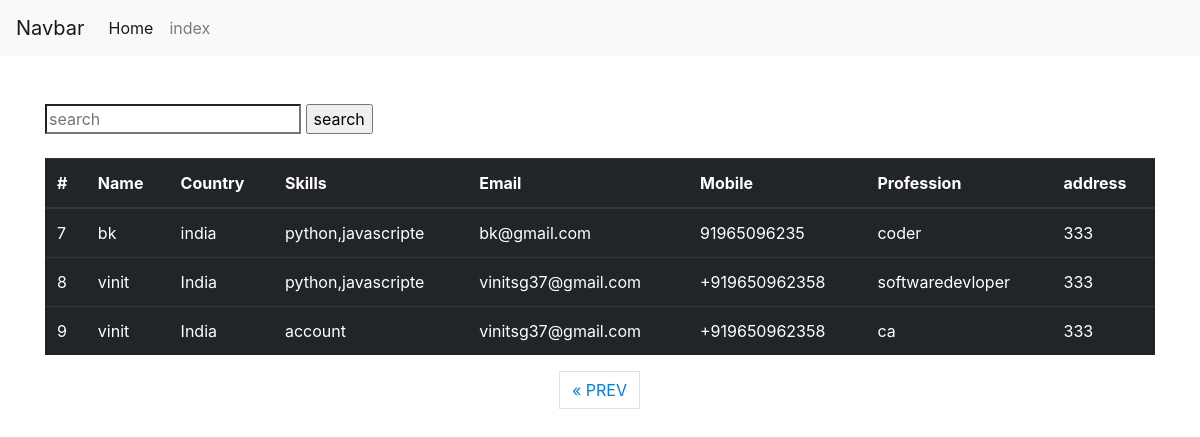
Screenshot of /home?page=3 with the database file from the repository.
### tarin/models.py (models this page shows, shortened)
class trainer(models.Model):
    Name = models.CharField(max_length=100, blank=False)
    Country = models.CharField(max_length=100, blank=False)
    Skills = models.TextField(blank=False)
    Email = models.EmailField(blank=False)
    Mobile_number = models.CharField(max_length=100, blank=False)
    Profession = models.CharField(max_length=100, blank=False)
    Address = models.TextField(blank=False)
    objects = models.Manager()

### tarin/views.py (the view, shortened to what this page needs)
# urls.py: path('home', views.home, name='home'),
def home(request):
    print("runing")
    item_list = trainer.objects.order_by("id")
    paginator = Paginator(item_list, 3)
    page = request.GET.get('page')
    try:
        post_list = paginator.page(page)
    except PageNotAnInteger:
        post_list = paginator.page(1)
    except EmptyPage:
        post_list = paginator.page(paginator.num_pages)
    return render(request, 'home.html', {'page': page, 'post_list': post_list})

### tarin/templates/home.html (shortened to what this page needs)
{% extends 'base.html' %}
{% block content %}
<div class="container">
    <form action="{% url 'home' %}" method="POST">{% csrf_token %}
        <input id="search" type="search" name="search" placeholder="search">
        <input type="submit" value="search">
    </form>
    <div>
        <br>
        <table class="table table-dark">
            <thead class="table-dark">
                <tr>
                    <th scope="col">#</th>
                    <th scope="col">Name</th>
                    <th scope="col">Country</th>
                    <th scope="col">Skills</th>
                    <th scope="col">Email</th>
                    <th scope="col">Mobile</th>
                    <th scope="col">Profession</th>
                    <th scope="col">address</th>
                </tr>
            </thead>
            <tbody>
                {% for item in post_list %}
                <tr>
                    <td>{{ item.id }}</td>
                    <td>{{ item.Name }}</td>
                    <td>{{ item.Country}}</td>
                    <td>{{ item.Skills}}</td>
                    <td>{{ item.Email}}</td>
                    <td>{{ item.Mobile_number }}</td>
                    <td>{{ item.Profession }}</td>
                    <td>{{ item.Address }}</td>
                </tr>
                {% endfor %}
            </tbody>
        </table>
        {% if post_list.has_other_pages %}
        <ul class="pagination justify-content-center">
            {% if post_list.has_previous %}
            <li><a href="?page={{ post_list.previous_page_number }}" class="page-link">&laquo; PREV </a></li>
            {% endif %}
        </ul>
    </div>
    {% endif %}
    {% endblock %}

### rows the page displays
trainer: id "7", Name "bk", Country "india", Skills "python,javascripte", Email "bk@gmail.com", Mobile_number "91965096235", Profession "coder", Address "333"
trainer: id "8", Name "vinit", Country "India", Skills "python,javascripte", Email "vinitsg37@gmail.com", Mobile_number "+919650962358", Profession "softwaredevloper", Address "333"
trainer: id "9", Name "vinit", Country "India", Skills "account", Email "vinitsg37@gmail.com", Mobile_number "+919650962358", Profession "ca", Address "333"
